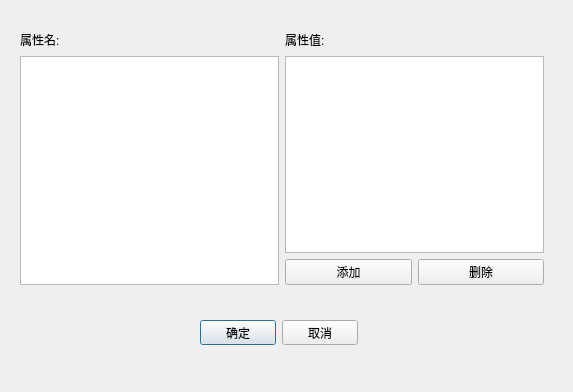
<?xml version="1.0" encoding="UTF-8"?>
<ui version="4.0">
 <class>DictionaryDialog</class>
 <widget class="QDialog" name="DictionaryDialog">
  <property name="geometry">
   <rect>
    <x>0</x>
    <y>0</y>
    <width>573</width>
    <height>392</height>
   </rect>
  </property>
  <property name="windowTitle">
   <string>Dialog</string>
  </property>
  <widget class="QWidget" name="">
   <property name="geometry">
    <rect>
     <x>200</x>
     <y>320</y>
     <width>158</width>
     <height>25</height>
    </rect>
   </property>
   <layout class="QHBoxLayout" name="horizontalLayout_2">
    <item>
     <widget class="QPushButton" name="btn_ok">
      <property name="text">
       <string>确定</string>
      </property>
     </widget>
    </item>
    <item>
     <widget class="QPushButton" name="btn_cancel">
      <property name="text">
       <string>取消</string>
      </property>
     </widget>
    </item>
   </layout>
  </widget>
  <widget class="QWidget" name="">
   <property name="geometry">
    <rect>
     <x>20</x>
     <y>30</y>
     <width>524</width>
     <height>255</height>
    </rect>
   </property>
   <layout class="QHBoxLayout" name="horizontalLayout_5">
    <item>
     <layout class="QVBoxLayout" name="verticalLayout">
      <item>
       <layout class="QHBoxLayout" name="horizontalLayout_3">
        <item>
         <widget class="QLabel" name="label">
          <property name="text">
           <string>属性名:</string>
          </property>
         </widget>
        </item>
        <item>
         <spacer name="horizontalSpacer">
          <property name="orientation">
           <enum>Qt::Horizontal</enum>
          </property>
          <property name="sizeHint" stdset="0">
           <size>
            <width>40</width>
            <height>20</height>
           </size>
          </property>
         </spacer>
        </item>
       </layout>
      </item>
      <item>
       <widget class="QListView" name="listView_attribute"/>
      </item>
     </layout>
    </item>
    <item>
     <layout class="QVBoxLayout" name="verticalLayout_2">
      <item>
       <layout class="QHBoxLayout" name="horizontalLayout_4">
        <item>
         <widget class="QLabel" name="label_2">
          <property name="text">
           <string>属性值:</string>
          </property>
         </widget>
        </item>
        <item>
         <spacer name="horizontalSpacer_2">
          <property name="orientation">
           <enum>Qt::Horizontal</enum>
          </property>
          <property name="sizeHint" stdset="0">
           <size>
            <width>40</width>
            <height>20</height>
           </size>
          </property>
         </spacer>
        </item>
       </layout>
      </item>
      <item>
       <widget class="QListView" name="listView_value"/>
      </item>
      <item>
       <layout class="QHBoxLayout" name="horizontalLayout">
        <item>
         <widget class="QPushButton" name="btn_add">
          <property name="text">
           <string>添加</string>
          </property>
         </widget>
        </item>
        <item>
         <widget class="QPushButton" name="btn_delete">
          <property name="text">
           <string>删除</string>
          </property>
         </widget>
        </item>
       </layout>
      </item>
     </layout>
    </item>
   </layout>
  </widget>
  <zorder>btn_add</zorder>
  <zorder>btn_delete</zorder>
  <zorder>label</zorder>
  <zorder>label_2</zorder>
  <zorder>listView_attribute</zorder>
  <zorder>listView_value</zorder>
  <zorder>btn_ok</zorder>
  <zorder>btn_cancel</zorder>
  <zorder>btn_ok</zorder>
 </widget>
 <resources/>
 <connections/>
</ui>
